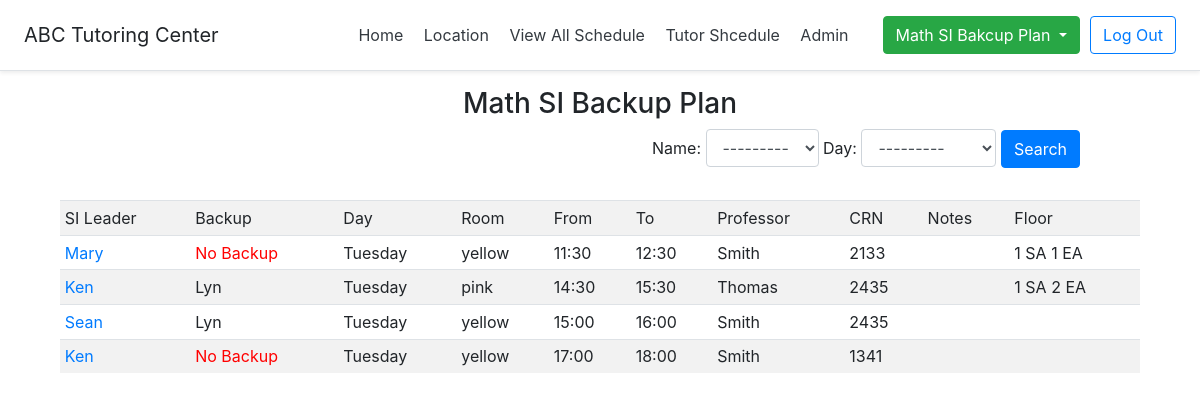
/showSiBackupPlan/Tuesday (signed in), run on the app's committed database.
### CS416Project/models.py (models this page shows, shortened)
class SI_Session(models.Model):
    room_choices = (
        ('', '--------'),
        ('blue', 'blue'),
        ('yellow', 'yellow'),
        ('pink', 'pink'),
    )
    crn_choices = (
        ('', '--------'),
        ('2133', '2134'),
        ('2435', '2435'),
        ('1341', '1341'),
    )
    faculty_choices = (
        ('', '--------'),
        ('Smith', 'Smith'),
        ('Thomas', 'Thomas'),
        ('Daddona', 'Daddona'),
    )
    day = models.CharField(max_length=50, choices=day_choices)
    tutor = models.ForeignKey(Tutor,on_delete=models.SET_NULL, null=True)
    backup = models.CharField(max_length=50, blank=True)
    sessionTime_from = models.CharField(max_length=50,default='', choices=time_choices)
    sessionTime_to = models.CharField(max_length=50,default='', choices=time_choices)
    room = models.CharField(max_length=50,default='',choices=room_choices)
    professor = models.CharField(max_length=50,default='', choices=faculty_choices)
    crn = models.CharField(max_length=50, default='', choices=crn_choices)
    notes = models.CharField(max_length=50,blank=True)
    floor = models.CharField(max_length=50, default='', blank=True)
    class Meta: #order by desc
                 ordering = ['day','sessionTime_from']

class Tutor(models.Model):
    objects = TutorManager()
    firstname = models.CharField(max_length=50,default='')
    lastname = models.CharField(max_length=50,default='')
    hours = models.IntegerField(default=0)
    typeofstaff = models.CharField(max_length=50, default='',choices=type_choices)
    subject1 = models.CharField(max_length=50, default='', null=True, choices=subject_choices)
    subject2 = models.CharField(max_length=50, default='', null=True, blank=True,choices=subject_choices)
    usedhours = models.DecimalField(decimal_places=1, max_digits=3, default=0)
    class Meta: #order by desc
         ordering = ['firstname']
         unique_together = (('firstname', 'lastname'),)

### CS416Project/views.py (the view)
# urls.py: path('showSiBackupPlan/<day>', views.showSiBackupPlan, name="showSiBackupPlan"),
def showSiBackupPlan(request, day):
    ti = Tutor.objects.all()
    if day == 'alldays':
        backupPlans = SI_Session.objects.all().order_by('day','sessionTime_from')
    else:
        backupPlans = SI_Session.objects.filter(day=day)
    return render(request, 'showSiBackupPlan.html', {'backupPlans': backupPlans,'ti':ti})

### templates/showSiBackupPlan.html (shortened to what this page needs)
{% load staticfiles %}
<!DOCTYPE html>
<html lang="en">
<head>
    <link rel="stylesheet" href="https://maxcdn.bootstrapcdn.com/bootstrap/4.1.3/css/bootstrap.min.css">
</head>
<body>
{% include "header.html" %}
{% if user.is_authenticated %}
    <h3 >Math SI Backup Plan</h3>
    <div align=right style="padding-right: 10%">
        <form action="{% url 'showSiBackupbyTutor' %}" method="post">
            Name:  <select class="form-control" name="search">
            <option value="">---------</option>
        </select>
            Day: <select class="form-control" name="search2">
            <option value="">---------</option>
        </select>
            <input class="btn btn-primary" type="submit" value="Search">
        </form>
    </div>
  <br>
    <div class="table-responsive">
        <table align="center" >
            <tr >
                <td>SI Leader</td>
                <td>Backup</td>
                <td>Day</td>
                <td>Room</td>
                <td>From</td>
                <td>To</td>
                <td>Professor</td>
                <td>CRN</td>
                <td>Notes</td>
                <td>Floor</td>
            </tr>
            {% for day in backupPlans %}
                <tr>
                    <td name="sileader"> <a   data-html="true" class="popup" href="#" data-toggle="popover" title="Tutor Info"
                                              data-content="{{day.tutor.firstname }} {{day.tutor.lastname}}: {{day.tutor.type}}
                     <br>Subject1: {{day.tutor.subject1}}
                     <br>Subject2: {{day.tutor.subject2}}" >{{day.tutor.firstname}}</a> </td>
                    <td name="backup"> {{day.backup}}  </td>
                    <td> {{day.day}}  </td>
                    <td> {{day.room}}  </td>
                    <td> {{day.sessionTime_from}} </td>
                    <td> {{day.sessionTime_to}} </td>
                    <td> {{day.professor}} </td>
                    <td> {{day.crn}} </td>
                    <td> {{day.notes}} </td>
                    <td> {{day.floor}} </td>
                </tr>
            {% endfor %}
        </table>
    </div>
{% else %}
    <h2 class="tr" style="text-align: center">You are now logged out</h2>
    <br>
    <div class="container" style="text-align: center">
        <a class="btn btn-primary" href="{% url 'login' %}" role="button">Login</a>
    </div>
{% endif %}
</body>
</html>

### templates/showSiBackupPlan.html (style rules this page uses)
.table { width: 90%; }
td { width :auto; height:auto; padding:5px; }
h3,h4 { text-align:center; }
select { width: auto !important; display: inline-block !important; }

### data on the page
SI_Session: tutor.firstname "Mary", day "Tuesday", room "yellow", sessionTime_from "11:30", sessionTime_to "12:30", professor "Smith", crn "2133", floor "1 SA 1 EA"
SI_Session: tutor.firstname "Ken", backup "Lyn", day "Tuesday", room "pink", sessionTime_from "14:30", sessionTime_to "15:30", professor "Thomas", crn "2435", floor "1 SA 2 EA"
SI_Session: tutor.firstname "Sean", backup "Lyn", day "Tuesday", room "yellow", sessionTime_from "15:00", sessionTime_to "16:00", professor "Smith", crn "2435"
SI_Session: tutor.firstname "Ken", day "Tuesday", room "yellow", sessionTime_from "17:00", sessionTime_to "18:00", professor "Smith", crn "1341"
